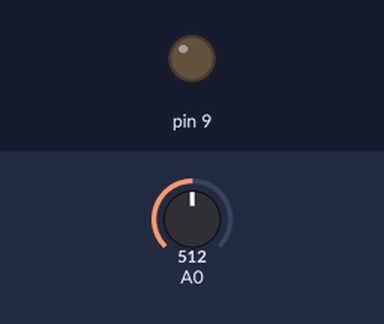
The sketch below on a simulated Arduino Uno, built with avr-gcc and run on an emulated ATmega328P. Shown: output pins drawn as LEDs (lit = HIGH). The test bench sets the inputs (shaded band); at power-on: A0 = 512.

Above: at 1.2 s.
1.3 s: A0 set to 989
2.8 s: A0 set to 1021
At 7.55 s:
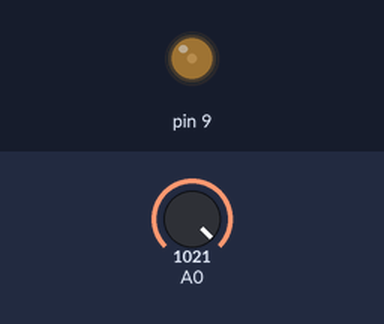
At 12.36 s:
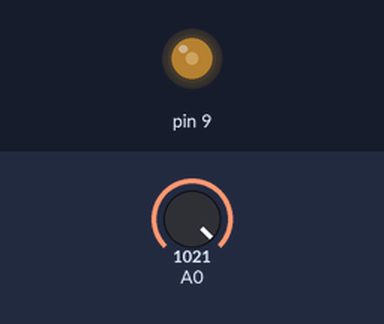
Timing chart, 0 to 17.2 s (numbered marks = the images above; inputs shaded):
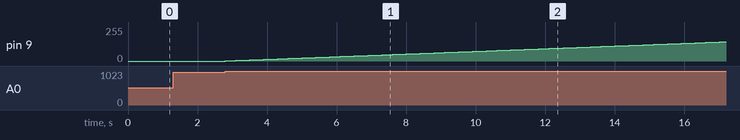

The sketch:

sketch_cds.ino
```cpp
#include <Led.h>

int val = 0;
Led* led1 = new Led(9);

void setup() {
  // put your setup code here, to run once:
  Serial.begin(9800);
}

void loop() {
  // put your main code here, to run repeatedly:
  val = analogRead(0);
//  Serial.println(val/4);

  if (val/4 > 250){
    led1->fadeIn();
  }else{
    led1->fadeOut();
  }
  delay(100);
}
```

Measured:
- the behaviour switches between 1003 and 1004 on A0 (found by bisection; images 0 and 1)
- after the input at 1.3 s, every drawn part: stays the same
- after the input at 2.8 s, pin 9: moves from 0/255 to 144/255 over 14.3 s, starting at once
